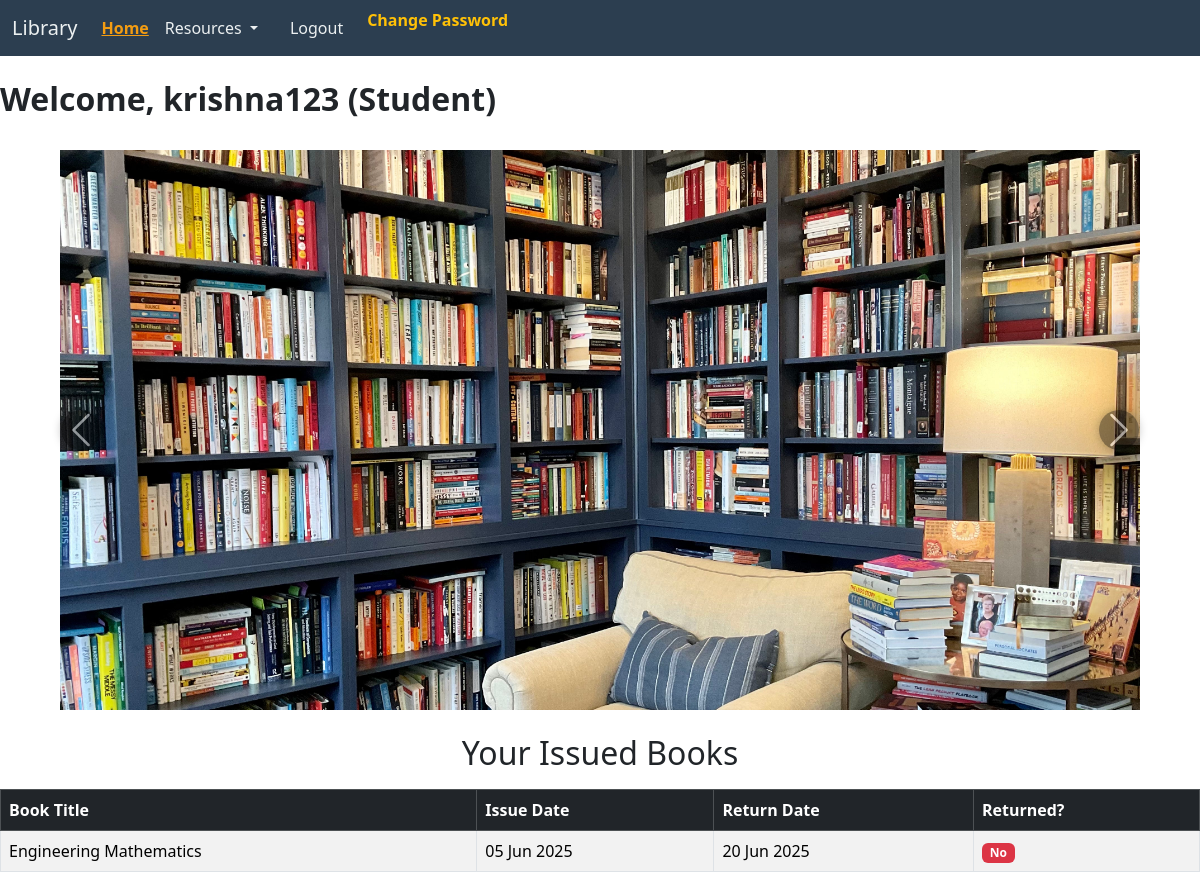
The page /library/student/dashboard/ (signed in) on the database its author committed.
### libr/models.py (models this page shows, shortened)
class homeimage(models.Model):
    image = models.ImageField(upload_to="libr/images", default="")

class IssuedBook(models.Model):
    user = models.ForeignKey(User, on_delete=models.CASCADE)  # student or teacher
    book = models.ForeignKey(Book, on_delete=models.CASCADE)
    issue_date = models.DateField(default=timezone.now)
    return_date = models.DateField(default=timezone.now() + timedelta(days=15))
    returned = models.BooleanField(default=False)

class Book(models.Model):
    title = models.CharField(max_length=100)
    author = models.CharField(max_length=100)
    isbn = models.CharField(max_length=13, unique=True)
    published_date = models.DateField()
    cover_image = models.ImageField(upload_to="libr/book_covers", default="")

### libr/views.py (the view)
# urls.py: path('student/dashboard/', views.student_dashboard, name='student_dashboard'),
@login_required
def student_dashboard(request):
    images = homeimage.objects.all()
    issued_books = []
    if hasattr(request.user, 'student'):
        issued_books = IssuedBook.objects.filter(user=request.user)
    context = {
        'user': request.user,
        'image': images,
        'issued_books': issued_books,
    }
    return render(request, 'libr/student_dashboard.html', context)

### libr/templates/libr/student_dashboard.html (shortened to what this page needs)
<!doctype html>
<html lang="en">
  <head>
    <link href="https://cdn.jsdelivr.net/npm/bootstrap@5.3.6/dist/css/bootstrap.min.css" rel="stylesheet">
  </head>
  <body>
    <nav class="navbar navbar-expand-lg">
  <div class="container-fluid">
    <a class="navbar-brand" href="#">Library</a>
    <div class="collapse navbar-collapse" id="navbarSupportedContent">
      <ul class="navbar-nav me-auto mb-2 mb-lg-0">
        <li class="nav-item">
          <a class="nav-link active" aria-current="page" href="#">Home</a>
        </li>
        <li class="nav-item dropdown">
          <a
            class="nav-link dropdown-toggle"
            href="#"
            role="button"
            data-bs-toggle="dropdown"
            aria-expanded="false"
          >
            Resources
          </a>
        </li>
        <li class="nav-item">
  <a class="nav-link btn btn-outline-warning ms-2 px-3" href="{% url 'logout' %}">Logout</a>
</li>
<li>
  <a class="dropdown-item text-warning fw-bold" href="{% url 'change_password' %}">
    Change Password
  </a>
</li>
      </ul>
    </div>
  </div>
</nav>
    <br>
    <h2><b>Welcome, {{ user.username }} (Student)</b></h2>
    <br>
    <div id="carouselExample" class="carousel slide" data-bs-ride="carousel">
  <div class="carousel-inner">
    {% for img in image %}
      <div class="carousel-item {% if forloop.first %}active{% endif %}">
        <img src="{{ img.image.url }}" class="d-block w-100" alt="Image {{ forloop.counter }}">
      </div>
    {% endfor %}
  </div>
  <button class="carousel-control-prev" type="button" data-bs-target="#carouselExample" data-bs-slide="prev">
    <span class="carousel-control-prev-icon" aria-hidden="true"></span>
  </button>
  <button class="carousel-control-next" type="button" data-bs-target="#carouselExample" data-bs-slide="next">
    <span class="carousel-control-next-icon" aria-hidden="true"></span>
  </button>
</div>
<h2 class="text-center mt-4">Your Issued Books</h2>
{% if issued_books %}
<table class="table table-bordered table-striped mt-3">
  <thead class="table-dark">
    <tr>
      <th>Book Title</th>
      <th>Issue Date</th>
      <th>Return Date</th>
      <th>Returned?</th>
    </tr>
  </thead>
  <tbody>
    {% for issue in issued_books %}
    <tr>
      <td>{{ issue.book.title }}</td>
      <td>{{ issue.issue_date|date:"d M Y" }}</td>
      <td>{{ issue.return_date|date:"d M Y" }}</td>
      <td>
        {% if issue.returned %}
          <span class="badge bg-success">Yes</span>
        {% else %}
          <span class="badge bg-danger">No</span>
        {% endif %}
      </td>
    </tr>
    {% endfor %}
  </tbody>
</table>
{% else %}
  <p class="text-center">You have not issued any books yet.</p>
{% endif %}
  </body>
</html>

### libr/templates/libr/student_dashboard.html (style rules this page uses)
.carousel-inner img { max-height: 70vh; object-fit: cover; margin: 0 auto; }
#carouselExample { max-width: 90vw; margin: auto; overflow: visible; }
.carousel-control-prev-icon, .carousel-control-next-icon { background-color: rgba(0, 0, 0, 0.8); border-radius: 50%; padding: 20px; box-shadow: 0 0 10px rgba(0,0,0,0.5); }
.carousel-control-prev { left: -60px; }
.carousel-control-next { right: -60px; }
.navbar { background-color: #2c3e50; }
.navbar .navbar-brand, .navbar .nav-link { color: #ecf0f1; }
.navbar .nav-link.active { color: #f39c12 !important; font-weight: 700; text-decoration: underline; }

### rows shown on the page
homeimage: image (picture)
IssuedBook: book "Engineering Mathematics", issue_date "05 Jun 2025", return_date "20 Jun 2025", returned "No"

### other values the page prints
{{ user.username }} "krishna123"
